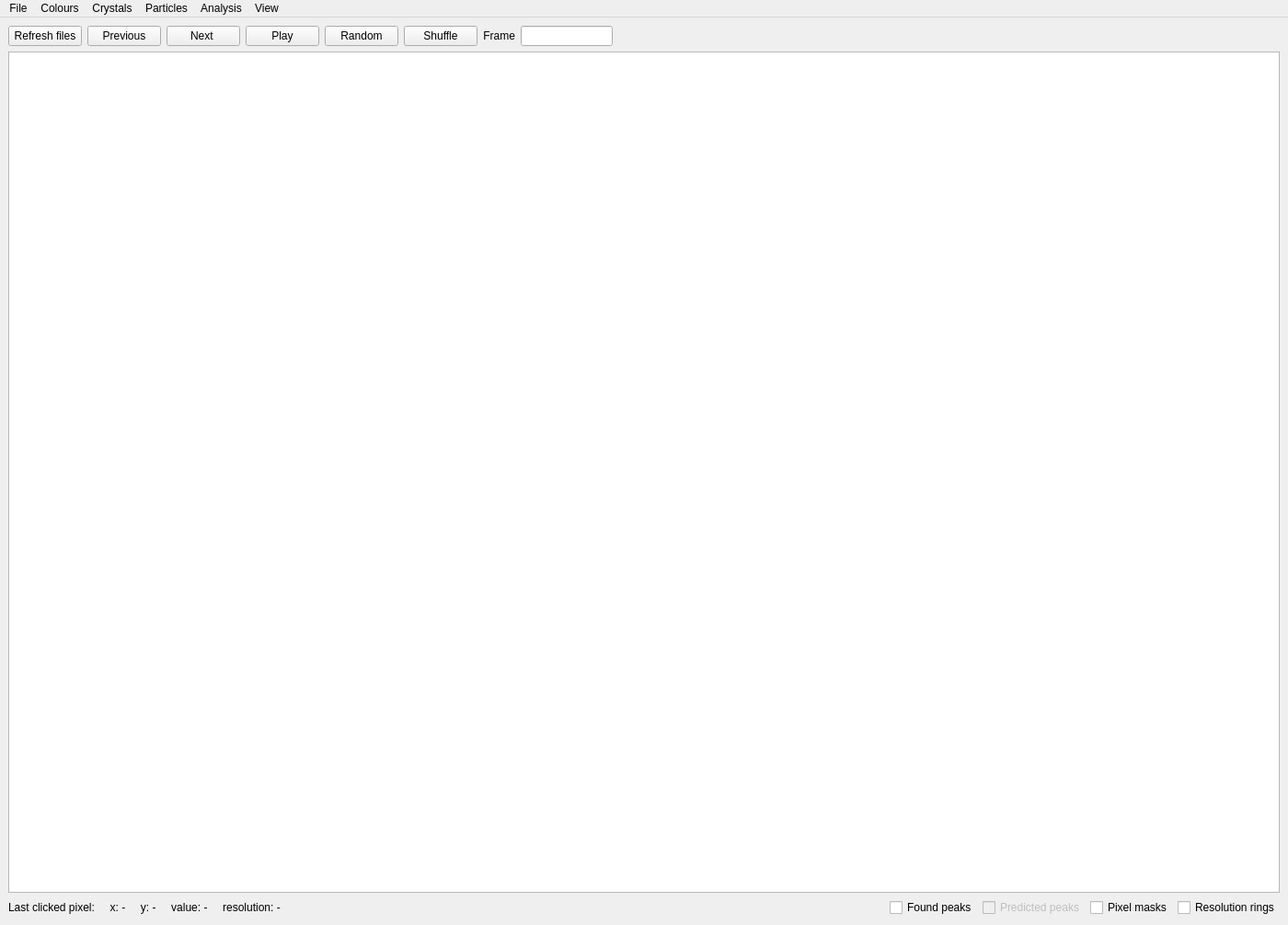
<?xml version="1.0" encoding="UTF-8"?>
<ui version="4.0">
 <class>MainWindow</class>
 <widget class="QMainWindow" name="MainWindow">
  <property name="geometry">
   <rect>
    <x>0</x>
    <y>0</y>
    <width>1400</width>
    <height>1005</height>
   </rect>
  </property>
  <property name="windowTitle">
   <string>MainWindow</string>
  </property>
  <widget class="QWidget" name="centralwidget">
   <layout class="QGridLayout" name="gridLayout">
    <item row="1" column="0">
     <layout class="QVBoxLayout" name="verticalLayout">
      <item>
       <layout class="QHBoxLayout" name="horizontalLayout4"/>
      </item>
      <item>
       <layout class="QHBoxLayout" name="horizontalLayout">
        <property name="sizeConstraint">
         <enum>QLayout::SetFixedSize</enum>
        </property>
        <item>
         <widget class="QPushButton" name="refreshfilesPushButton">
          <property name="sizePolicy">
           <sizepolicy hsizetype="Fixed" vsizetype="Fixed">
            <horstretch>0</horstretch>
            <verstretch>0</verstretch>
           </sizepolicy>
          </property>
          <property name="maximumSize">
           <size>
            <width>100</width>
            <height>32</height>
           </size>
          </property>
          <property name="text">
           <string>Refresh files</string>
          </property>
         </widget>
        </item>
        <item>
         <widget class="QPushButton" name="previousPushButton">
          <property name="sizePolicy">
           <sizepolicy hsizetype="Fixed" vsizetype="Fixed">
            <horstretch>0</horstretch>
            <verstretch>0</verstretch>
           </sizepolicy>
          </property>
          <property name="maximumSize">
           <size>
            <width>100</width>
            <height>16777215</height>
           </size>
          </property>
          <property name="text">
           <string>Previous</string>
          </property>
         </widget>
        </item>
        <item>
         <widget class="QPushButton" name="nextPushButton">
          <property name="sizePolicy">
           <sizepolicy hsizetype="Fixed" vsizetype="Fixed">
            <horstretch>0</horstretch>
            <verstretch>0</verstretch>
           </sizepolicy>
          </property>
          <property name="maximumSize">
           <size>
            <width>100</width>
            <height>16777215</height>
           </size>
          </property>
          <property name="text">
           <string>Next </string>
          </property>
         </widget>
        </item>
        <item>
         <widget class="QPushButton" name="playPushButton">
          <property name="enabled">
           <bool>true</bool>
          </property>
          <property name="sizePolicy">
           <sizepolicy hsizetype="Fixed" vsizetype="Fixed">
            <horstretch>0</horstretch>
            <verstretch>0</verstretch>
           </sizepolicy>
          </property>
          <property name="maximumSize">
           <size>
            <width>100</width>
            <height>16777215</height>
           </size>
          </property>
          <property name="text">
           <string>Play</string>
          </property>
         </widget>
        </item>
        <item>
         <widget class="QPushButton" name="randomPushButton">
          <property name="sizePolicy">
           <sizepolicy hsizetype="Fixed" vsizetype="Fixed">
            <horstretch>0</horstretch>
            <verstretch>0</verstretch>
           </sizepolicy>
          </property>
          <property name="maximumSize">
           <size>
            <width>100</width>
            <height>16777215</height>
           </size>
          </property>
          <property name="text">
           <string>Random</string>
          </property>
         </widget>
        </item>
        <item>
         <widget class="QPushButton" name="shufflePushButton">
          <property name="enabled">
           <bool>true</bool>
          </property>
          <property name="sizePolicy">
           <sizepolicy hsizetype="Fixed" vsizetype="Fixed">
            <horstretch>0</horstretch>
            <verstretch>0</verstretch>
           </sizepolicy>
          </property>
          <property name="maximumSize">
           <size>
            <width>100</width>
            <height>16777215</height>
           </size>
          </property>
          <property name="text">
           <string>Shuffle</string>
          </property>
         </widget>
        </item>
        <item>
         <widget class="QLabel" name="jumpToLabel">
          <property name="sizePolicy">
           <sizepolicy hsizetype="Fixed" vsizetype="Preferred">
            <horstretch>0</horstretch>
            <verstretch>0</verstretch>
           </sizepolicy>
          </property>
          <property name="maximumSize">
           <size>
            <width>100</width>
            <height>16777215</height>
           </size>
          </property>
          <property name="text">
           <string>Frame</string>
          </property>
          <property name="alignment">
           <set>Qt::AlignRight|Qt::AlignTrailing|Qt::AlignVCenter</set>
          </property>
         </widget>
        </item>
        <item>
         <widget class="QLineEdit" name="jumpToLineEdit">
          <property name="sizePolicy">
           <sizepolicy hsizetype="Fixed" vsizetype="Fixed">
            <horstretch>0</horstretch>
            <verstretch>0</verstretch>
           </sizepolicy>
          </property>
          <property name="maximumSize">
           <size>
            <width>100</width>
            <height>16777215</height>
           </size>
          </property>
         </widget>
        </item>
        <item>
         <spacer name="horizontalSpacer">
          <property name="orientation">
           <enum>Qt::Horizontal</enum>
          </property>
          <property name="sizeHint" stdset="0">
           <size>
            <width>40</width>
            <height>20</height>
           </size>
          </property>
         </spacer>
        </item>
       </layout>
      </item>
      <item>
       <widget class="ImageView" name="imageView">
        <property name="enabled">
         <bool>true</bool>
        </property>
       </widget>
      </item>
      <item>
       <layout class="QHBoxLayout" name="horizontalLayout2">
        <item>
         <layout class="QHBoxLayout" name="horizontalLayout3">
          <property name="spacing">
           <number>-1</number>
          </property>
          <item>
           <widget class="QLabel" name="statusBar">
            <property name="sizePolicy">
             <sizepolicy hsizetype="Minimum" vsizetype="Preferred">
              <horstretch>0</horstretch>
              <verstretch>0</verstretch>
             </sizepolicy>
            </property>
            <property name="minimumSize">
             <size>
              <width>500</width>
              <height>0</height>
             </size>
            </property>
            <property name="text">
             <string>Last clicked pixel:     x: -     y: -     value: -     resolution: -</string>
            </property>
           </widget>
          </item>
          <item>
           <spacer name="horizontalSpacer_3">
            <property name="orientation">
             <enum>Qt::Horizontal</enum>
            </property>
            <property name="sizeHint" stdset="0">
             <size>
              <width>40</width>
              <height>20</height>
             </size>
            </property>
           </spacer>
          </item>
          <item>
           <widget class="QCheckBox" name="foundPeaksCheckBox">
            <property name="maximumSize">
             <size>
              <width>150</width>
              <height>16777215</height>
             </size>
            </property>
            <property name="text">
             <string>Found peaks</string>
            </property>
           </widget>
          </item>
          <item>
           <widget class="QCheckBox" name="predictedPeaksCheckBox">
            <property name="enabled">
             <bool>false</bool>
            </property>
            <property name="maximumSize">
             <size>
              <width>150</width>
              <height>16777215</height>
             </size>
            </property>
            <property name="text">
             <string>Predicted peaks</string>
            </property>
           </widget>
          </item>
          <item>
           <widget class="QCheckBox" name="masksCheckBox">
            <property name="enabled">
             <bool>true</bool>
            </property>
            <property name="maximumSize">
             <size>
              <width>150</width>
              <height>16777215</height>
             </size>
            </property>
            <property name="text">
             <string>Pixel masks</string>
            </property>
           </widget>
          </item>
          <item>
           <widget class="QCheckBox" name="resolutionCheckBox">
            <property name="enabled">
             <bool>true</bool>
            </property>
            <property name="maximumSize">
             <size>
              <width>150</width>
              <height>16777215</height>
             </size>
            </property>
            <property name="text">
             <string>Resolution rings</string>
            </property>
           </widget>
          </item>
         </layout>
        </item>
       </layout>
      </item>
     </layout>
    </item>
   </layout>
  </widget>
  <widget class="QMenuBar" name="menuBar">
   <property name="geometry">
    <rect>
     <x>0</x>
     <y>0</y>
     <width>1400</width>
     <height>22</height>
    </rect>
   </property>
   <widget class="QMenu" name="menuFile">
    <property name="title">
     <string>File</string>
    </property>
    <addaction name="actionRefresh_file_list"/>
    <addaction name="actionLoad_geometry"/>
    <addaction name="actionSave_image"/>
    <addaction name="actionSave_data"/>
    <addaction name="actionSave_data_assembled"/>
    <addaction name="separator"/>
    <addaction name="actionQuit"/>
   </widget>
   <widget class="QMenu" name="menuColours">
    <property name="title">
     <string>Colours</string>
    </property>
   </widget>
   <widget class="QMenu" name="menuAnalysis">
    <property name="title">
     <string>Analysis</string>
    </property>
   </widget>
   <widget class="QMenu" name="menuCXI">
    <property name="title">
     <string>Particles</string>
    </property>
    <addaction name="actionDefault_particle_display_settings"/>
   </widget>
   <widget class="QMenu" name="menuCrystals">
    <property name="title">
     <string>Crystals</string>
    </property>
    <addaction name="actionDefault_crystal_display_settings"/>
    <addaction name="actionCircle_Cheetah_peaks"/>
   </widget>
   <widget class="QMenu" name="menuView">
    <property name="title">
     <string>View</string>
    </property>
    <addaction name="actionAutoscale"/>
    <addaction name="actionAuto_scale_levels"/>
    <addaction name="actionHistogram_clip"/>
    <addaction name="action_Imagefloorzero"/>
    <addaction name="menu_view_photonconversion"/>
   </widget>
   <addaction name="menuFile"/>
   <addaction name="menuColours"/>
   <addaction name="menuCrystals"/>
   <addaction name="menuCXI"/>
   <addaction name="menuAnalysis"/>
   <addaction name="menuView"/>
  </widget>
  <action name="actionSave_data">
   <property name="enabled">
    <bool>true</bool>
   </property>
   <property name="text">
    <string>Save data (raw)</string>
   </property>
  </action>
  <action name="actionSave_image">
   <property name="text">
    <string>Save image</string>
   </property>
  </action>
  <action name="actionLoad_geometry">
   <property name="text">
    <string>Load geometry</string>
   </property>
  </action>
  <action name="actionRefresh_file_list">
   <property name="text">
    <string>Refresh file list</string>
   </property>
  </action>
  <action name="actionQuit">
   <property name="text">
    <string>Quit</string>
   </property>
  </action>
  <action name="actionDefault_crystal_display_settings">
   <property name="text">
    <string>Default crystal display settings</string>
   </property>
  </action>
  <action name="actionCircle_Cheetah_peaks">
   <property name="text">
    <string>Circle Cheetah peaks</string>
   </property>
  </action>
  <action name="actionDefault_particle_display_settings">
   <property name="text">
    <string>Default particle display settings</string>
   </property>
  </action>
  <action name="actionHistogram_clip">
   <property name="checkable">
    <bool>true</bool>
   </property>
   <property name="checked">
    <bool>true</bool>
   </property>
   <property name="text">
    <string>Histogram clip</string>
   </property>
  </action>
  <action name="actionAuto_scale_levels">
   <property name="checkable">
    <bool>true</bool>
   </property>
   <property name="checked">
    <bool>true</bool>
   </property>
   <property name="text">
    <string>Lock histogram scale</string>
   </property>
  </action>
  <action name="actionAutoscale">
   <property name="checkable">
    <bool>true</bool>
   </property>
   <property name="checked">
    <bool>true</bool>
   </property>
   <property name="text">
    <string>Auto-scale image</string>
   </property>
  </action>
  <action name="menu_view_photonconversion">
   <property name="text">
    <string>Photon count conversion</string>
   </property>
  </action>
  <action name="actionSave_data_assembled">
   <property name="text">
    <string>Save data (assembled)</string>
   </property>
  </action>
  <action name="action_Imagefloorzero">
   <property name="checkable">
    <bool>true</bool>
   </property>
   <property name="checked">
    <bool>true</bool>
   </property>
   <property name="text">
    <string>Image floor is zero</string>
   </property>
  </action>
 </widget>
 <customwidgets>
  <customwidget>
   <class>ImageView</class>
   <extends>QGraphicsView</extends>
   <header>pyqtgraph</header>
  </customwidget>
 </customwidgets>
 <resources/>
 <connections/>
</ui>
